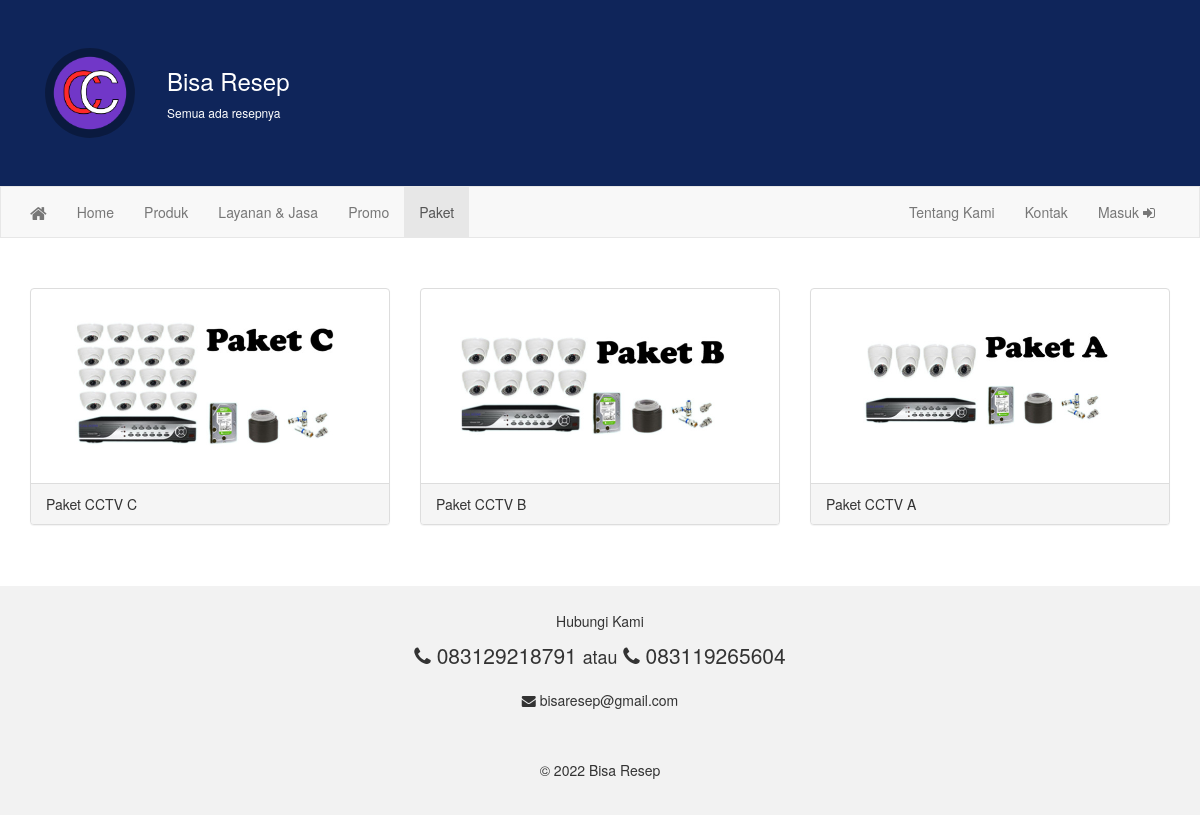
Page /index.php/welcome/paket on the committed database.
### tables this page shows
CREATE TABLE IF NOT EXISTS `setting` (
  `id` int(11) NOT NULL,
  `judul` varchar(45) NOT NULL,
  `tagline` varchar(128) NOT NULL,
  `telepon1` varchar(45) NOT NULL,
  `telepon2` varchar(45) NOT NULL,
  `email` varchar(64) NOT NULL,
  `alamat` varchar(128) NOT NULL,
  `peta` text NOT NULL,
  `tentang` text NOT NULL
);

CREATE TABLE IF NOT EXISTS `produk` (
  `id` varchar(16) NOT NULL,
  `nama` varchar(64) NOT NULL,
  `jenis` varchar(64) NOT NULL,
  `keterangan` text NOT NULL,
  `harga` varchar(16) NOT NULL,
  `foto` varchar(32) DEFAULT NULL,
  `tanggal` timestamp NOT NULL DEFAULT CURRENT_TIMESTAMP
);

### application/controllers/Welcome.php (called while the page is built, shortened)
<?php
class Welcome extends CI_Controller {
	 function __construct(){
		 $this->load->model(array('produk_model', 'pengaturan_model'));
	 }
	function paket(){
		$data['page'] = 'paket';
		$data['web'] = $this->pengaturan_model->get(1);
		$this->load->library('pagination');
		$config['base_url'] = site_url("welcome/paket/");
		$config['total_rows'] = count($this->produk_model->get_by_jenis("paket"));
		$config['per_page'] = 9;
		$config["uri_segment"] = 3;
		$choice = $config["total_rows"] / $config["per_page"];
		$config["num_links"] = floor($choice);
		$config['full_tag_open'] = '<ul class="pagination">';
		$config['full_tag_close'] = '</ul>';
		$config['first_link'] = false;
		$config['last_link'] = false;
		$config['first_tag_open'] = '<li>';
		$config['first_tag_close'] = '</li>';
		$config['prev_link'] = '&laquo';
		$config['prev_tag_open'] = '<li class="prev">';
		$config['prev_tag_close'] = '</li>';
		$config['next_link'] = '&raquo';
		$config['next_tag_open'] = '<li>';
		$config['next_tag_close'] = '</li>';
		$config['last_tag_open'] = '<li>';
		$config['last_tag_close'] = '</li>';
		$config['cur_tag_open'] = '<li class="active"><a href="#!">';
		$config['cur_tag_close'] = '</a></li>';
		$config['num_tag_open'] = '<li>';
		$config['num_tag_close'] = '</li>';
		$this->pagination->initialize($config);
		$data['halaman'] = $this->pagination->create_links();
		$dari_offset = ($this->uri->segment(3))? $this->uri->segment(3) : 0;
		$data['produk'] = $this->produk_model->get_by_jenis_pagination("paket", $config['per_page'], $dari_offset);
		$this->load->view('depan/header', $data);
		$this->load->view('depan/navbar',  $data);
		$this->load->view('depan/content');
		$this->load->view('depan/footer');
	}
}

### index.php (called while the page is built, shortened)
<?php
require_once BASEPATH.'core/CodeIgniter.php';

### application/models/Pengaturan_model.php (called while the page is built, shortened)
<?php
class Pengaturan_model extends CI_Model {
	private $tabel = 'setting';
	function get($id = null){
		$query = $this->db->get_where($this->tabel, array('id'=>$id));
		return $query->row();
	}
}

### application/config/config.php (called while the page is built, shortened)
<?php
$config['base_url'] = 'http://localhost/citrakomputer';
$config['index_page'] = 'index.php';
$config['uri_protocol']	= 'REQUEST_URI';
$config['url_suffix'] = '';
$config['language']	= 'english';
$config['charset'] = 'UTF-8';
$config['enable_hooks'] = FALSE;
$config['subclass_prefix'] = 'MY_';
$config['composer_autoload'] = FALSE;
$config['permitted_uri_chars'] = 'a-z 0-9~%.:_\-';
$config['allow_get_array'] = TRUE;
$config['enable_query_strings'] = FALSE;
$config['controller_trigger'] = 'c';
$config['function_trigger'] = 'm';
$config['directory_trigger'] = 'd';
$config['log_threshold'] = 0;
$config['log_path'] = '';
$config['log_file_extension'] = '';
$config['log_file_permissions'] = 0644;
$config['log_date_format'] = 'Y-m-d H:i:s';
$config['error_views_path'] = '';
$config['cache_path'] = '';
$config['cache_query_string'] = FALSE;
$config['encryption_key'] = '';
$config['sess_driver'] = 'files';
$config['sess_cookie_name'] = 'ci_session';
$config['sess_expiration'] = 7200;
$config['sess_save_path'] = NULL;
$config['sess_match_ip'] = FALSE;
$config['sess_time_to_update'] = 300;
$config['sess_regenerate_destroy'] = FALSE;
$config['cookie_prefix']	= '';
$config['cookie_domain']	= '';
$config['cookie_path']		= '/';
$config['cookie_secure']	= FALSE;
$config['cookie_httponly'] 	= FALSE;
$config['standardize_newlines'] = FALSE;
$config['global_xss_filtering'] = FALSE;
$config['csrf_protection'] = FALSE;
$config['csrf_token_name'] = 'csrf_test_name';
$config['csrf_cookie_name'] = 'csrf_cookie_name';
$config['csrf_expire'] = 7200;
$config['csrf_regenerate'] = TRUE;
$config['csrf_exclude_uris'] = array();
$config['compress_output'] = FALSE;
$config['time_reference'] = 'local';
$config['rewrite_short_tags'] = FALSE;
$config['proxy_ips'] = '';

### application/models/Produk_model.php (called while the page is built, shortened)
<?php
class Produk_model extends CI_Model{
    function get_by_jenis($jenis){
		$this->db->order_by('tanggal DESC');
        return $this->db->get_where('produk', array( 'jenis'=> $jenis ))->result();
    }
	function get_by_jenis_pagination($jenis, $limit, $offset){
		$this->db->order_by('tanggal DESC');
        return $this->db->get_where('produk', array( 'jenis'=> $jenis ), $limit, $offset)->result();
    }
}

### application/views/depan/paket.php (the view, shortened to what this page needs)
<div class="container">
  <div class="row">
	<?php if(count($produk) > 0): ?>
	<?php foreach($produk as $paket){ ?>
    <div class="col-sm-4">
      <div class="panel panel-default">
        <div class="panel-body"><img src="<?php echo base_url('assets/tjc/img/produk/'.$paket->foto) ?>" class="img-responsive" style="width:100%" alt="Image" onclick="detail({
			'id': '<?php echo $paket->id ?>',
			'nama': '<?php echo $paket->nama ?>',
			'harga': '<?php echo $paket->harga ?>',
			'jenis': '<?php echo $paket->jenis ?>',
			'keterangan': '<?php echo $paket->keterangan ?>',
			'foto': '<?php echo base_url('assets/tjc/img/produk/'.$paket->foto) ?>'
		  })"></div>
        <div class="panel-footer"><?php echo $paket->nama ?></div>
      </div>
    </div>
	<?php } ?>
	<?php endif; ?>
  </div>
</div>
<div class="container">
	<div class="col-sm-12">
	</div>
</div>

### application/views/depan/navbar.php (shortened to what this page needs)
<div class="jumbotron">
  <div class="container">
	<div class="col-md-6 judul">
		<a href="<?php echo site_url() ?>">
		<img src="<?php echo base_url('assets/tjc/img/logo-tangsi.png') ?>" class="pull-left" style="display:inline; max-width:90px; background: rgba(0,0,0,0.3); border-radius:50%;margin-right:32px"/>
		<h3><?php echo $web->judul ?></h3>
		<p style="font-size:12px"><?php echo $web->tagline ?></p>
		</a>
	</div>
  </div>
</div>
<nav class="navbar navbar-default">
  <div class="container-fluid container">
    <div class="navbar-header">
      <a class="navbar-brand" href="<?php echo site_url() ?>"><i class="fa fa-home"></i></a>
    </div>
    <div class="collapse navbar-collapse" id="myNavbar">
      <ul class="nav navbar-nav">
        <li class="<?php echo ($page == 'home') ?'active':'' ?>"><a href="<?php echo site_url() ?>">Home</a></li>
        <li class="<?php echo ($page == 'produk') ?'active':'' ?>"><a href="<?php echo site_url('produk') ?>">Produk</a></li>
        <li class="<?php echo ($page == 'jasa') ?'active':'' ?>"><a href="<?php echo site_url('jasa') ?>">Layanan &amp; Jasa</a></li>
        <li class="<?php echo ($page == 'promo') ?'active':'' ?>"><a href="<?php echo site_url('promo') ?>">Promo</a></li>
        <li class="<?php echo ($page == 'paket') ?'active':'' ?>"><a href="<?php echo site_url('paket') ?>">Paket</a></li>
      </ul>
      <ul class="nav navbar-nav navbar-right">
        <li class="<?php echo ($page == 'tentang') ?'active':'' ?>"><a href="<?php echo site_url('tentang') ?>">Tentang Kami</a></li>
        <li class="<?php echo ($page == 'kontak') ?'active':'' ?>"><a href="<?php echo site_url('kontak') ?>">Kontak</a></li>
        <li><a href="<?php echo site_url('admin') ?>">Masuk <i class="fa fa-sign-in"></i></a></li>
      </ul>
    </div>
  </div>
</nav>

### application/views/depan/content.php
<?php $this->load->view("depan/".$page) ?>
<br><br>
<footer class="container-fluid text-center">
  <p>Hubungi Kami</p>
  <p class="lead"><tel><i class="fa fa-phone"></i>  <?php echo $web->telepon1 ?></tel> <small>atau</small> <tel><i class="fa fa-phone"></i>  <?php echo $web->telepon2 ?></tel></p>
  <tel><i class="fa fa-envelope" aria-hidden="true"></i>  <?php echo $web->email ?></tel>
</footer>

### application/views/depan/footer.php (shortened to what this page needs)
	<footer>
        <p class="text-center">&copy; <?php echo Date('Y') ?>  <?php echo $web->judul ?></p>
    </footer>
  </body>
</html>

### application/views/depan/header.php (style rules this page uses)
.navbar { margin-bottom: 50px; border-radius: 0; }
.jumbotron { margin-bottom: 0; background: #0f255a; color: white; }
.judul > a { color: white; text-decoration: none; }
footer { background-color: #f2f2f2; padding: 25px; }

### rows in the picture
setting: judul "Bisa Resep", tagline "Semua ada resepnya", telepon1 "083129218791", telepon2 "083119265604", email "bisaresep@gmail.com"
produk: foto+id (picture), nama "Paket CCTV C"
produk: foto+id (picture), nama "Paket CCTV B"
produk: foto+id (picture), nama "Paket CCTV A"

### other values in the picture
Date('Y') "2022"
